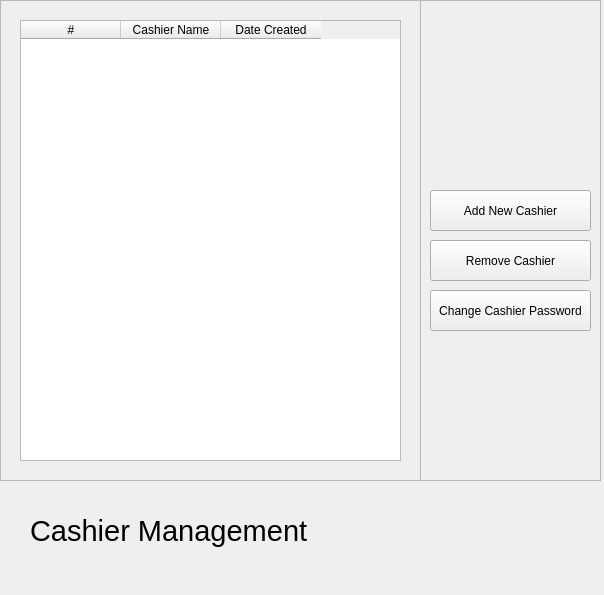
<?xml version="1.0" encoding="UTF-8"?>
<ui version="4.0">
 <class>MainWindow</class>
 <widget class="QMainWindow" name="MainWindow">
  <property name="geometry">
   <rect>
    <x>0</x>
    <y>0</y>
    <width>604</width>
    <height>595</height>
   </rect>
  </property>
  <property name="windowTitle">
   <string>BearPOS - Cashier Management</string>
  </property>
  <widget class="QWidget" name="centralwidget">
   <widget class="QFrame" name="frame_3">
    <property name="geometry">
     <rect>
      <x>420</x>
      <y>0</y>
      <width>181</width>
      <height>481</height>
     </rect>
    </property>
    <property name="frameShape">
     <enum>QFrame::StyledPanel</enum>
    </property>
    <property name="frameShadow">
     <enum>QFrame::Raised</enum>
    </property>
    <widget class="QPushButton" name="addCashier">
     <property name="geometry">
      <rect>
       <x>10</x>
       <y>190</y>
       <width>161</width>
       <height>41</height>
      </rect>
     </property>
     <property name="text">
      <string>Add New Cashier</string>
     </property>
    </widget>
    <widget class="QPushButton" name="removeCashier">
     <property name="geometry">
      <rect>
       <x>10</x>
       <y>240</y>
       <width>161</width>
       <height>41</height>
      </rect>
     </property>
     <property name="text">
      <string>Remove Cashier</string>
     </property>
    </widget>
    <widget class="QPushButton" name="changePass">
     <property name="geometry">
      <rect>
       <x>10</x>
       <y>290</y>
       <width>161</width>
       <height>41</height>
      </rect>
     </property>
     <property name="text">
      <string>Change Cashier Password</string>
     </property>
    </widget>
   </widget>
   <widget class="QFrame" name="frame">
    <property name="geometry">
     <rect>
      <x>0</x>
      <y>0</y>
      <width>421</width>
      <height>481</height>
     </rect>
    </property>
    <property name="autoFillBackground">
     <bool>false</bool>
    </property>
    <property name="frameShape">
     <enum>QFrame::StyledPanel</enum>
    </property>
    <property name="frameShadow">
     <enum>QFrame::Raised</enum>
    </property>
    <widget class="QTableWidget" name="tblCashier">
     <property name="geometry">
      <rect>
       <x>20</x>
       <y>20</y>
       <width>381</width>
       <height>441</height>
      </rect>
     </property>
     <property name="sizePolicy">
      <sizepolicy hsizetype="Fixed" vsizetype="Fixed">
       <horstretch>0</horstretch>
       <verstretch>0</verstretch>
      </sizepolicy>
     </property>
     <attribute name="horizontalHeaderCascadingSectionResizes">
      <bool>false</bool>
     </attribute>
     <attribute name="verticalHeaderVisible">
      <bool>false</bool>
     </attribute>
     <column>
      <property name="text">
       <string>#</string>
      </property>
     </column>
     <column>
      <property name="text">
       <string>Cashier Name</string>
      </property>
     </column>
     <column>
      <property name="text">
       <string>Date Created</string>
      </property>
     </column>
    </widget>
    <widget class="QFrame" name="frame_4">
     <property name="geometry">
      <rect>
       <x>670</x>
       <y>460</y>
       <width>681</width>
       <height>481</height>
      </rect>
     </property>
     <property name="autoFillBackground">
      <bool>false</bool>
     </property>
     <property name="frameShape">
      <enum>QFrame::StyledPanel</enum>
     </property>
     <property name="frameShadow">
      <enum>QFrame::Raised</enum>
     </property>
     <widget class="QTableWidget" name="tblOrderList_2">
      <property name="geometry">
       <rect>
        <x>20</x>
        <y>20</y>
        <width>641</width>
        <height>441</height>
       </rect>
      </property>
      <property name="sizePolicy">
       <sizepolicy hsizetype="Fixed" vsizetype="Fixed">
        <horstretch>0</horstretch>
        <verstretch>0</verstretch>
       </sizepolicy>
      </property>
      <attribute name="horizontalHeaderCascadingSectionResizes">
       <bool>false</bool>
      </attribute>
      <column>
       <property name="text">
        <string>Product ID</string>
       </property>
      </column>
      <column>
       <property name="text">
        <string>Qty.</string>
       </property>
      </column>
      <column>
       <property name="text">
        <string>Product Name</string>
       </property>
      </column>
      <column>
       <property name="text">
        <string>Price</string>
       </property>
      </column>
      <column>
       <property name="text">
        <string>Total</string>
       </property>
      </column>
     </widget>
    </widget>
   </widget>
   <widget class="QLabel" name="greetingLabel">
    <property name="geometry">
     <rect>
      <x>30</x>
      <y>500</y>
      <width>551</width>
      <height>61</height>
     </rect>
    </property>
    <property name="font">
     <font>
      <pointsize>22</pointsize>
     </font>
    </property>
    <property name="text">
     <string>Cashier Management</string>
    </property>
   </widget>
  </widget>
 </widget>
 <resources/>
 <connections/>
</ui>
